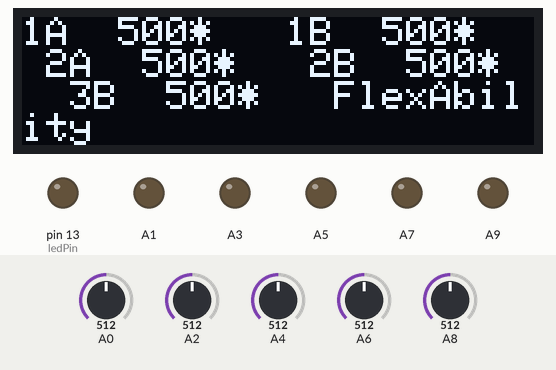
Recording of a sketch running on a simulated Teensy 4. Shown: 128×32 one-colour display, output pins drawn as LEDs (lit = HIGH). The test bench sets the inputs (shaded band); at power-on: A2 = 512, A0 = 512, A4 = 512, A6 = 512, A8 = 512. What the sketch prints to the serial monitor is not drawn.

Above: at 1.2 s.
1.3 s: A2 set to 312
At 2.5 s:
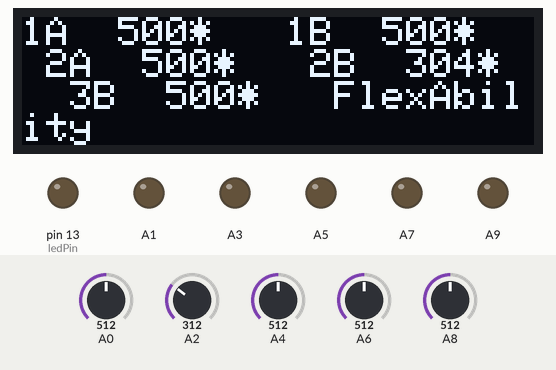
2.8 s: A2 set to 291
At 3.9 s:
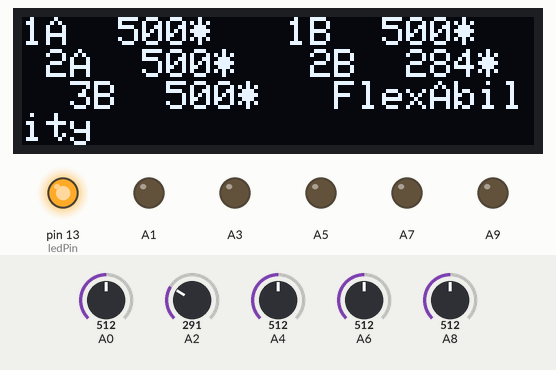
4.3 s: A0 set to 716
At 5.3 s:
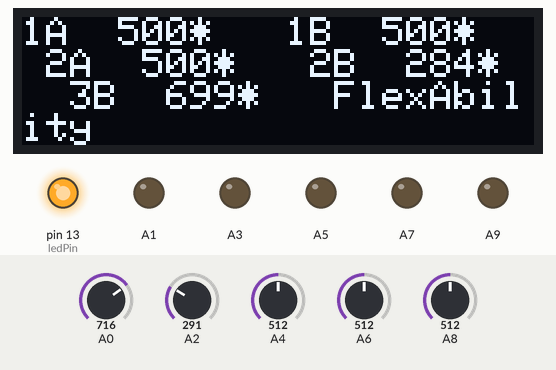
5.8 s: A4 set to 716
At 7.0 s:
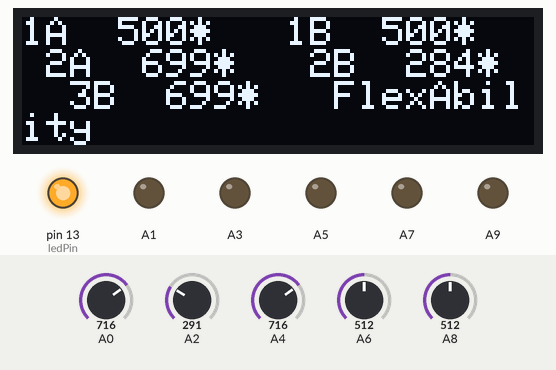
7.3 s: A6 set to 716
At 8.4 s:
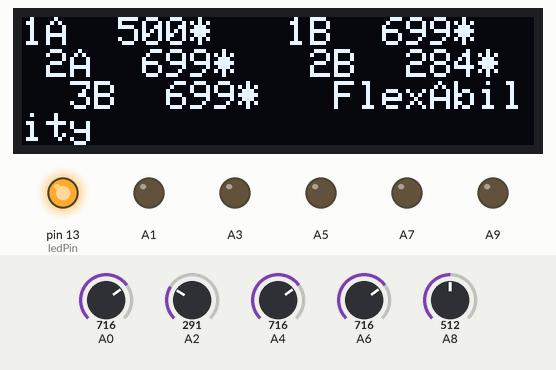
8.8 s: A8 set to 716
At 9.8 s:
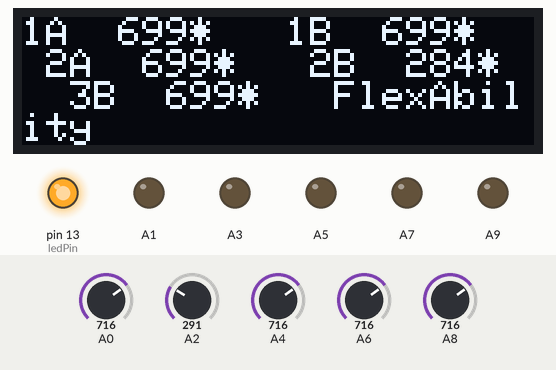
Timing chart, 0 to 11.3 s (numbered marks = the images above; inputs shaded):
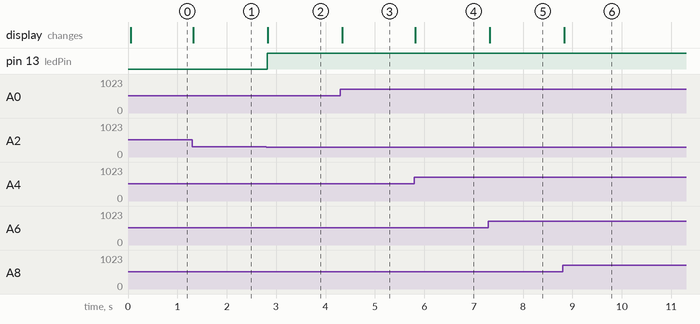

The sketch:

teensy_grove_test_3.2_LED.ino
```cpp
/*

   Teensy 3.2
   (remove led or ledresistor)
   3 grove connectors along edge
   gives access to 12 ADC pins.

*/
// API
// Grove FlexAbility  analog input connectors.
// Each connector has 4 wires usually configured as two pairs of sensors
// Connectors on the TEensy 2.0 are number 1, 2, 3
// Pairs are A or B
// For resistive sensings here is how to read an analog value with the built-in pullup
// resistor enabled: int faAnalogReadPullup(faConnection c)
// Choose the particular connection from the enumaration below, e.g. fa1A

const int ledPin = 13;

int fa3Bvalue;
int fa2Bvalue;


typedef enum { fa1A, fa1B, fa2A, fa2B, fa3A, fa3B} faConnection;
static  char *faConnectorlabels[] = {"1A", "1B", "2A", "2B", "3A", "3B"};

inline void gndOutput(int pin)
{
  pinMode(pin, OUTPUT);
  digitalWrite(pin, LOW);
}
inline void pullupPin(int pin)
{
  pinMode(pin, INPUT);
  digitalWrite(pin, HIGH);
}

int faAnalogReadPullup(faConnection c)
{
  switch (c)
  {
    case fa1A:
      gndOutput(23);
      pullupPin(22);
      return analogRead(A8);
      break;

    case fa1B:
      gndOutput(21);
      pullupPin(20);
      return analogRead(A6);
      break;

    case fa2A:
      gndOutput(19);
      pullupPin(18);
      return analogRead(A4);
      break;

    case fa2B:
      gndOutput(17);
      pullupPin(16);
      fa2Bvalue = analogRead(A2);
      return fa2Bvalue;
      break;
/*
    case fa3A:
      gndOutput(13);
      pullupPin(12);
      return analogRead(A9);
      break;
*/
    case fa3B :
      gndOutput(15);
      pullupPin(14);
      fa3Bvalue = analogRead(A0);
      return fa3Bvalue;
      break;
    default:
      return -1;
  }
  return -1;
}

// adc values are scaled from 0 to 1000
static void showValue(int adcvalue,  char *label)
{
  int v = 1000.0f * adcvalue / 1023.0f;
  displayPrint(label, v);

  serialPrint(label, v);
}

static void showfaConnectionValue(faConnection c)
{
  showValue(faAnalogReadPullup(c), faConnectorlabels[c]);
}

#include <Wire.h>
#include <Adafruit_GFX.h>
#include <Adafruit_SSD1306.h>

const int oledreset = -1;
Adafruit_SSD1306 display(oledreset);


const boolean debugging = true; // serial output

void setup() {


  Serial.begin(debugging ? 9600 : 57600);

  pinMode(ledPin, OUTPUT);

  display.begin(SSD1306_SWITCHCAPVCC, 0x3C);  // initialize with the I2C addr 0x3C (for the 128x32)
  // Clear the buffer.
  display.clearDisplay();

}
const int delaytime = 10;

void serialPrint(char *label, int v) {
  if (debugging) {
    Serial.print (label);
    Serial.print (" ");
    Serial.print(v);
    if (v < 990) Serial.print("*");
    Serial.println();
  }
}
void  displayPrint(char *label, int v)
{
  static int line = 0;
  display.print(label); display.print(" ");  display.print(v < 1000 ? " " : ""); display.print(v < 100 ? " " : ""); display.print(v < 10 ? " " : ""); display.print(v);  display.print(v < 990 ? "*" : " ");
  if (line %= 2) display.println(); else display.print("   ");
}
void loop() {
  display.clearDisplay();
  if (delaytime != 0) delay(delaytime); // establish a settlement time before the read

  Serial.println("Port and value scaled from 0 to 1000");

  display.setTextSize(1);
  display.setTextColor(WHITE);
  display.setCursor(0, 0);
  showfaConnectionValue(fa1A);
  showfaConnectionValue(fa1B);
  showfaConnectionValue(fa2A);
  showfaConnectionValue(fa2B);
 // showfaConnectionValue(fa3A);
  showfaConnectionValue(fa3B);


  if (fa2Bvalue < 300) {
    digitalWrite(ledPin, HIGH);   // set the LED on
  } else {
    digitalWrite(ledPin, LOW);
  }

  Serial.println();

  display.println("FlexAbility");
  display.display();

}
```

Measured:
- the behaviour switches between 300 and 299 on A2 (found by bisection; images 1 and 2)
- after the input at 1.3 s, the display: changes at once (image 1)
- after the input at 2.8 s, pin 13 (ledPin): LOW → HIGH at once; the display: changes at once (image 2)
- after the input at 4.3 s, the display: changes at once (image 3)
- after the input at 5.8 s, the display: changes at once (image 4)
- after the input at 7.3 s, the display: changes at once (image 5)
- after the input at 8.8 s, the display: changes at once (image 6)
